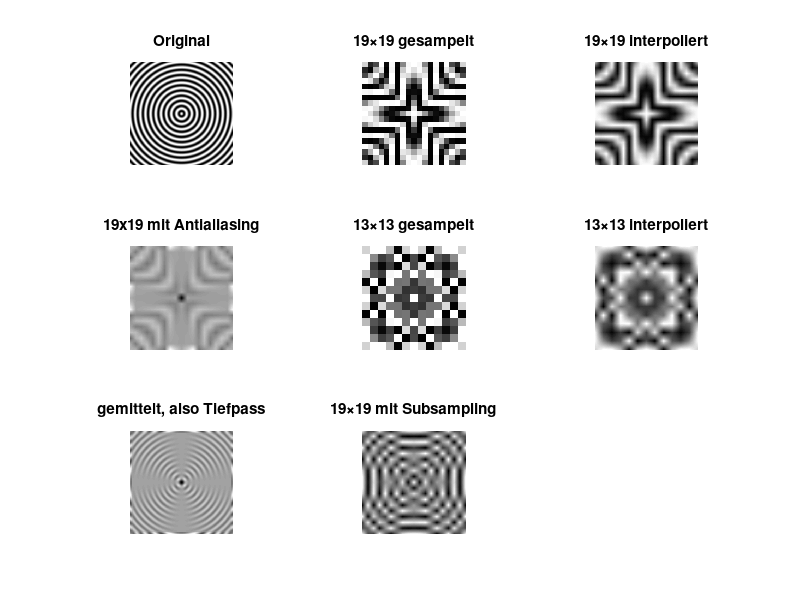

Recreate this plot in MATLAB.
%Aliasing & Antialiasing | Radialer Cosinus

%% ----------
%Originalbild mit 500x500Pixel Abstandscosinus mit wachsender räumlicher Frequenz

N = 500;

x = linspace(-2*pi, 2*pi, N);
y = linspace(-2*pi, 2*pi, N);
[X, Y] = meshgrid(x, y);

% Räumliche Frequenz
f = 10;   % je größer, desto mehr Aliasing später

% Abstandscosinus
R = sqrt(X.^2 + Y.^2);
original = cos(f * R);

% Plot
%figure
%imagesc(original)
%axis image off
%colormap gray
%title('Originalbild (Cosinus, hohe Auflösung)')


%% ----------
% Sampling des Originalbildes auf 19x19

x19 = linspace(-2*pi, 2*pi, 19);
y19 = linspace(-2*pi, 2*pi, 19);
[X19, Y19] = meshgrid(x19, y19);
sampled19 = interp2(X, Y, original, X19, Y19, 'nearest');


%% ---------
%Sampling des Originalbildes auf 13x13

x13 = linspace(-2*pi, 2*pi,13);
y13 = linspace(-2*pi, 2*pi, 13);
[X13, Y13] = meshgrid(x13, y13);
sampled13 = interp2(X, Y, original, X13, Y13, 'nearest');

%% ---------
%Interpolation auf 500x500
interp19 = interp2(X19, Y19, sampled19, X, Y, 'linear');
interp13 = interp2(X13, Y13, sampled13, X, Y, 'linear');



%% ----------
% Antialiasing via Mittelung
%Bedeutet dass man bevor man sampelt den ganzen spaß mittelt, also
%parktisch ein Tiefpass anwendet der die hohen Frequenzen unterdrückt

k = 25;  % Größe des Mittelungsfilters (ungerade Zahl!)
% Box-Filter
kernel = ones(k) / k^2;

smoothed = conv2(original, kernel, 'same');
sampled19_AA = interp2(X, Y, smoothed, X19, Y19, 'nearest');
interp19_AA  = interp2(X19, Y19, sampled19_AA, X, Y, 'linear');

% bringt irgentwie nicht viel

%% ----------
%Antialiasing via Subsampling
%Bedeutet dass man einfach bewusstvdie maximale Frequenz beschränkt
%Für 19 ist niquist 9.5 und wwir brauchen frequenz unterhalb dieser

f_sub = 5;
original_sub = cos(f_sub * R);
sampled19_sub = interp2(X, Y, original_sub, X19, Y19, 'nearest');
interp19_sub  = interp2(X19, Y19, sampled19_sub, X, Y, 'linear');

%% ----------
figure

subplot(3,3,1)
imagesc(original)
axis image off
title('Original')

subplot(3,3,2)
imagesc(sampled19)
axis image off
title('19×19 gesampelt')

subplot(3,3,3)
imagesc(interp19)
axis image off
title('19×19 interpoliert')

subplot(3,3,5)
imagesc(sampled13)
axis image off
title('13×13 gesampelt')

subplot(3,3,6)
imagesc(interp13)
axis image off
title('13×13 interpoliert')

subplot(3,3,4)
imagesc(interp19_AA)
axis image off
title('19x19 mit Antialiasing')

subplot(3,3,7)
imagesc(smoothed)
axis image off
title('gemittelt, also Tiefpass')
colormap gray

subplot(3,3,8)
imagesc(interp19_sub)
axis image off
title('19×19 mit Subsampling')
